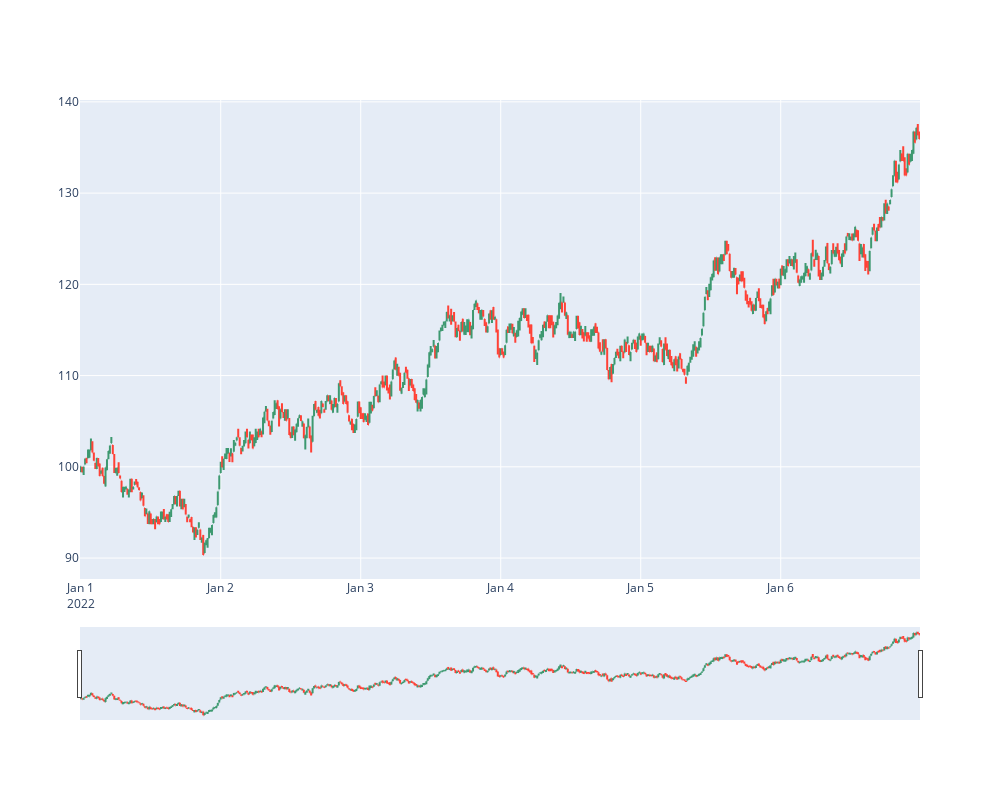

The notebook cell this image was saved under:
### Markdown cell above
Create a candlestick plot of the aggregated bar data

### Code cell
from source.helpers import plot_bars
df_15min = sim.get_price_bars(bar_size='15Min')
plot_bars(df_15min)

### Figure 1 — Plotly figure (JSON) as saved in the notebook; plotly's stock layout.template omitted (floating-point values rounded to 4 significant figures; data arrays with more than 128 entries replaced by an {"elided": "..."} marker saying what was removed)
{"data": [{"close": {"elided": "576 float values"}, "high": {"elided": "576 float values"}, "low": {"elided": "576 float values"}, "open": {"elided": "576 float values"}, "type": "ohlc", "x": {"elided": "576 str values"}}], "layout": {"autosize": false, "height": 800, "width": 1000}}
